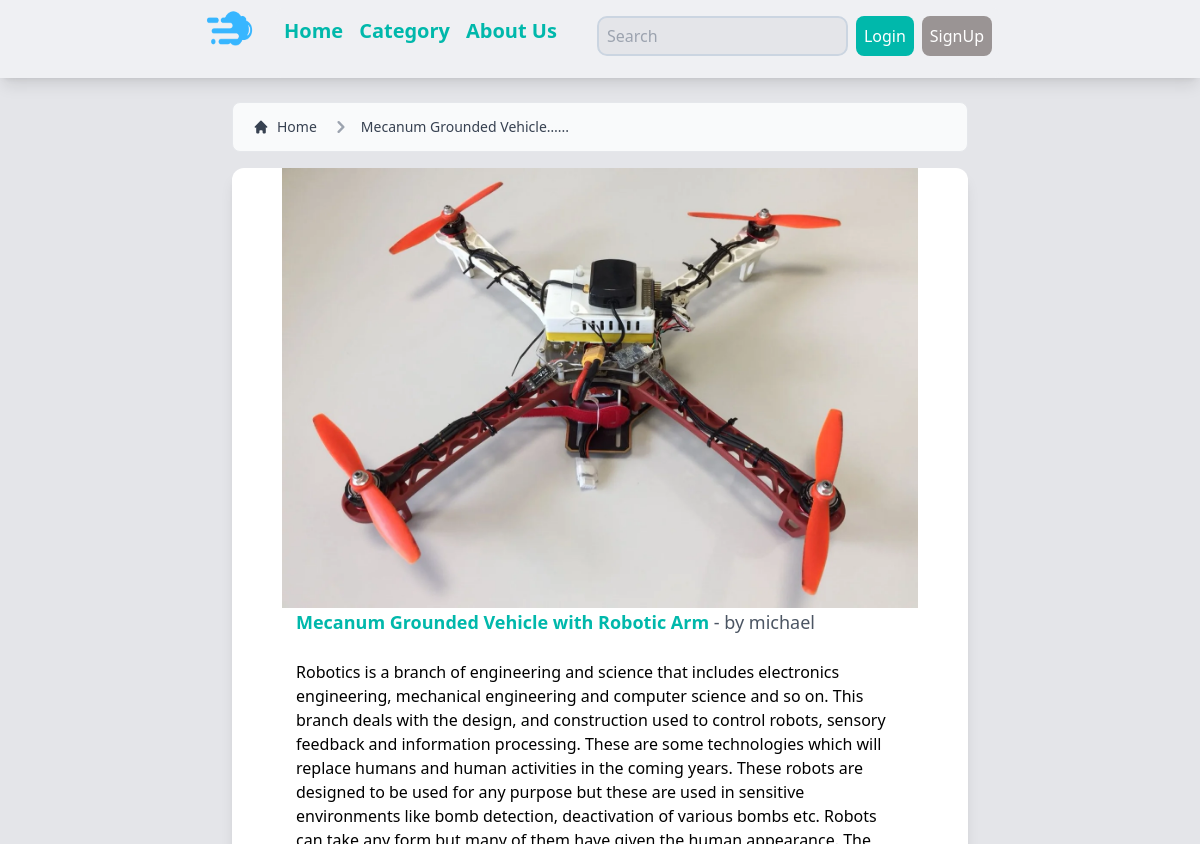
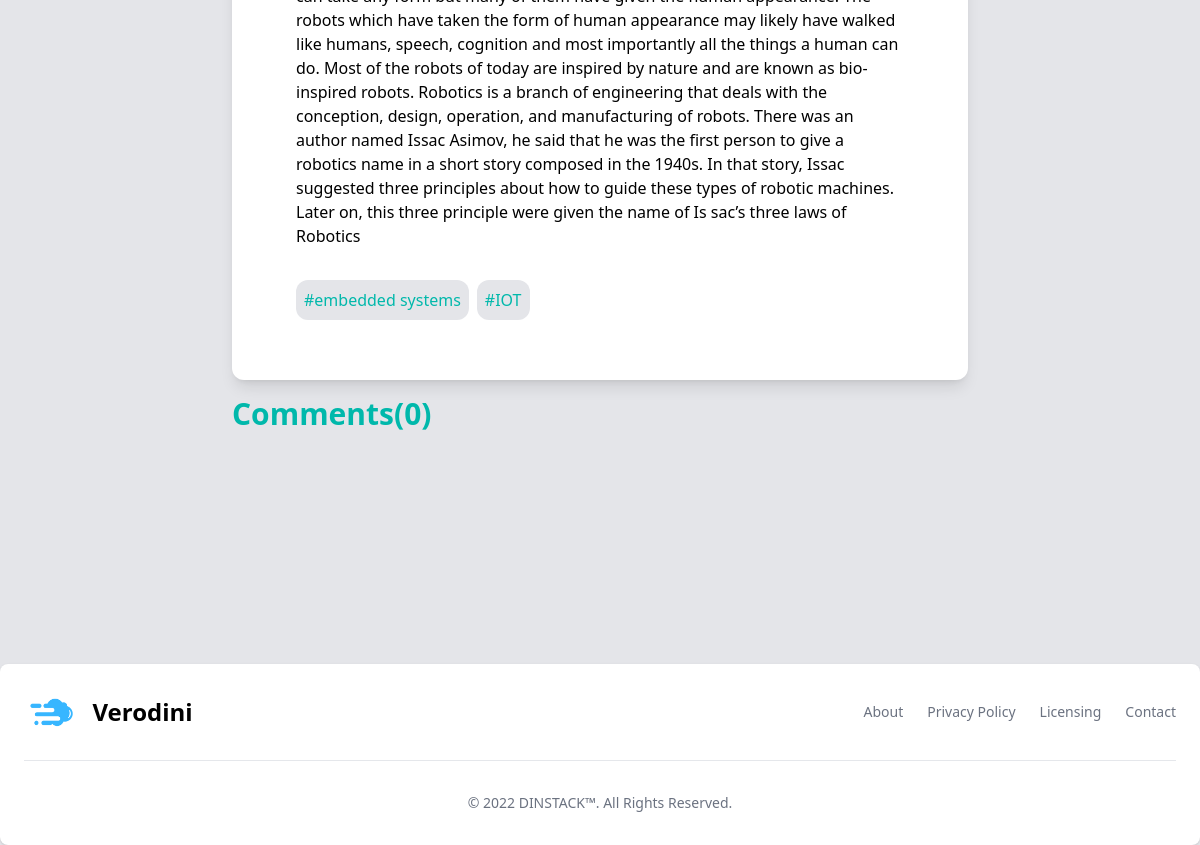
Page /postpage/1/ on the earlier database version (2 pictures, top to bottom).
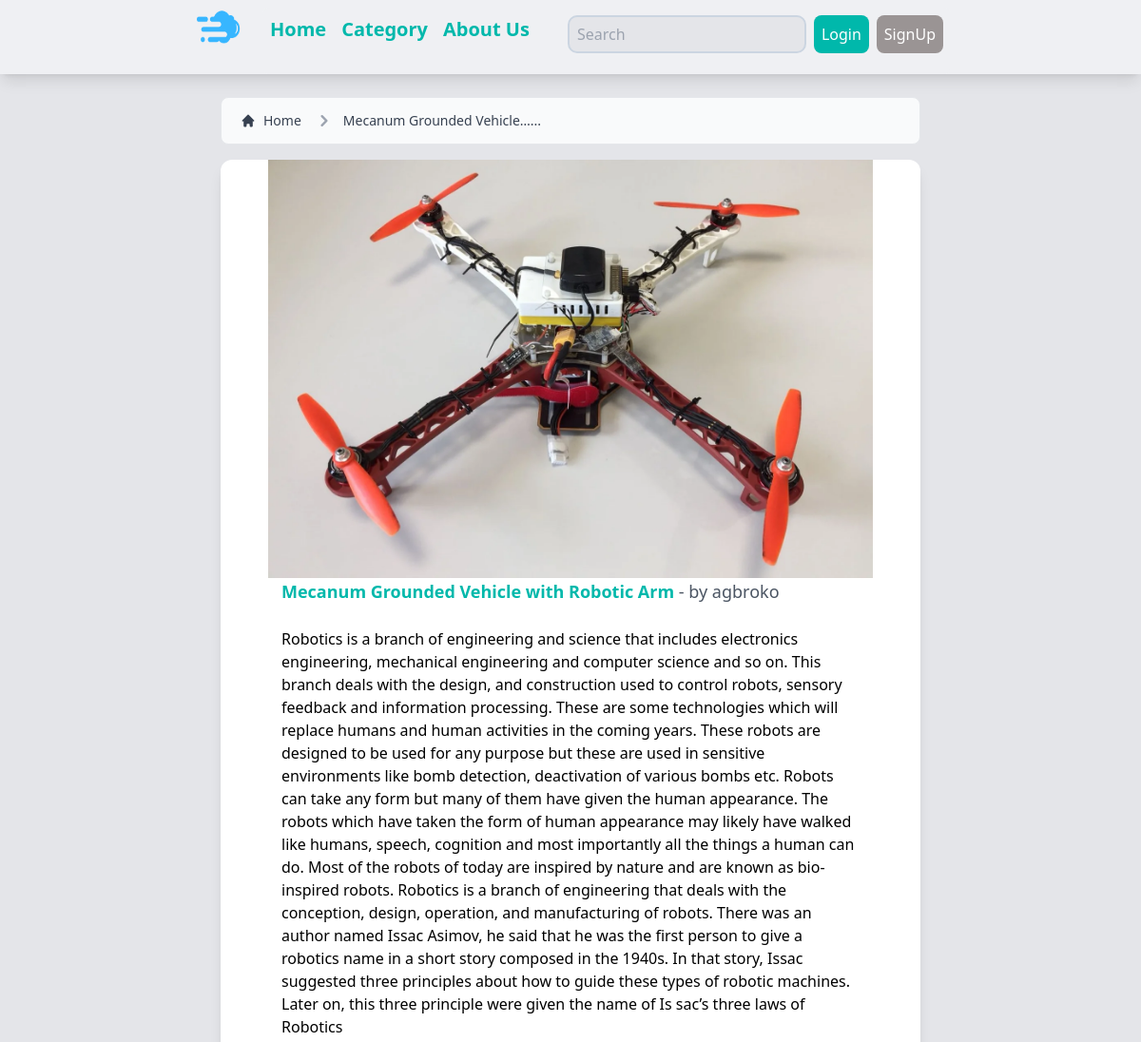
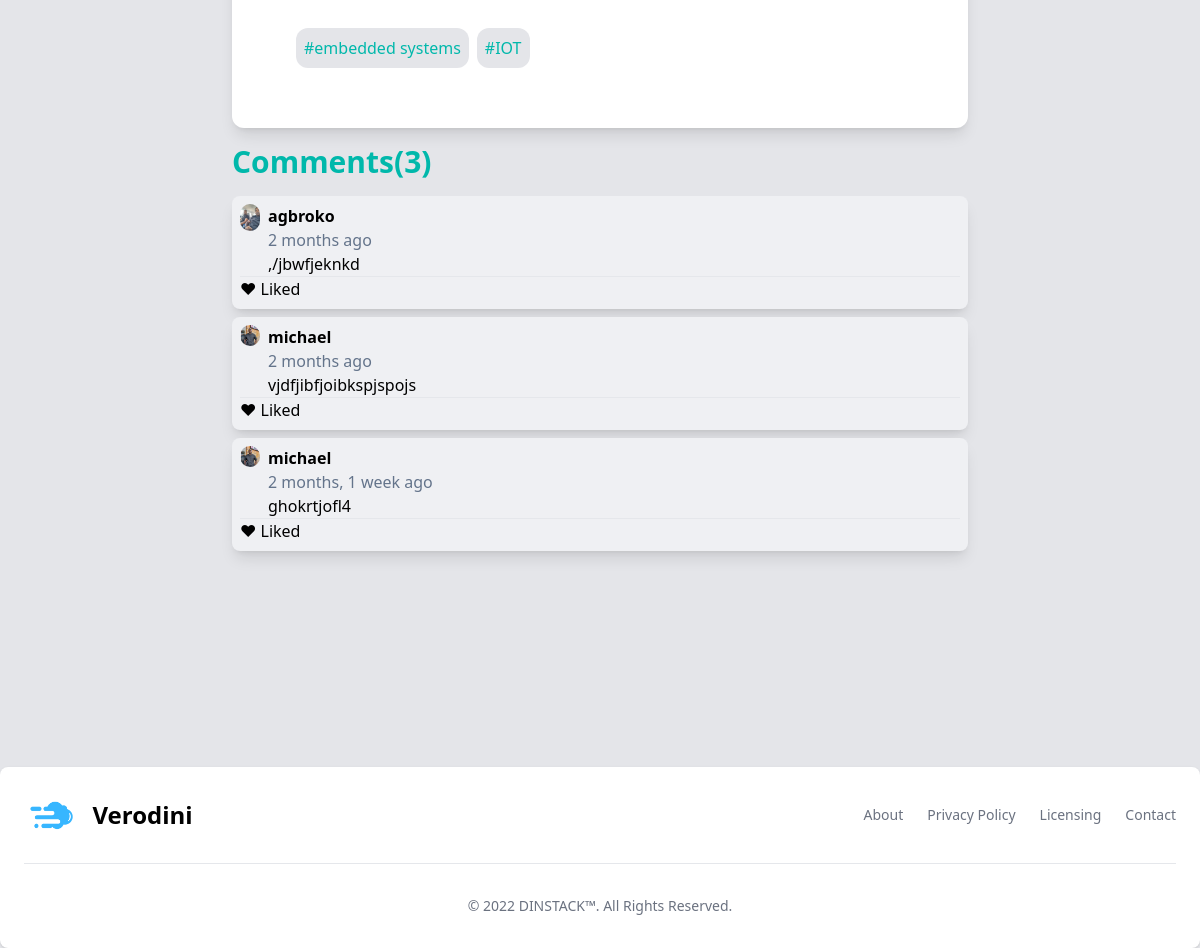
Same page on the later database version (2 pictures, top to bottom).
### base/models.py (models this page shows, shortened)
class Blogpost(models.Model):
    title = models.TextField(max_length=100, null=True, blank=True)
    author = models.ForeignKey(User, on_delete=models.CASCADE, null=True, blank=True)
    article = models.TextField(blank=True, null=True)
    tag = models.ManyToManyField(Tags, related_name='tags', blank=True)
    image = models.ImageField(null=True, default="placeholder.png")
    updated = models.DateTimeField(auto_now=True)
    created = models.DateTimeField(auto_now_add=True)

class User(AbstractUser):
    name = models.CharField(max_length=200, null=True)
    email = models.EmailField(unique=True, null=True)
    bio = models.TextField(null=True)
    avatar = models.ImageField(null=True, default="mike.png")
    USERNAME_FIELD = 'email'
    REQUIRED_FIELDS = []

class Tags(models.Model):
    name = models.CharField(null=True, blank=True, max_length=30)

class CommentChat(models.Model):
    user = models.ForeignKey(User, on_delete=models.SET_NULL, null=True)
    post = models.ForeignKey('Blogpost', on_delete=models.CASCADE, default='4')
    comment = models.TextField(max_length=100, blank=True, null=True)
    updated = models.DateTimeField(auto_now=True)
    created = models.DateTimeField(auto_now_add=True)

### base/views.py (the view, shortened to what this page needs)
# urls.py: path('postpage/<str:pk>/', views.postPage, name="postpage"),
def postPage(request, pk):
    post = Blogpost.objects.get(id=pk)
    author = User.objects.get(id=post.author.id)
    tags = post.tag.all()
    users = User.objects.all()
    post_comment = post.commentchat_set.all().order_by('-created')
    context = {'post': post, 'tags': tags, 'post_comment':post_comment, 'author':author}
    return render(request, 'base/postpage.html', context)

### base/Templates/base/postpage.html (shortened to what this page needs)
{% extends 'base/main.html' %} {% load static %}
{% block content %}
<nav
  class="flex px-5 py-3 mx-8 lg:mx-[232px] mt-6 text-gray-700 border border-gray-200 rounded-lg bg-gray-50 dark:bg-gray-800 dark:border-gray-700"
  aria-label="Breadcrumb"
>
  <ol class="inline-flex items-center space-x-1 md:space-x-3">
    <li class="inline-flex items-center">
      <a
        href="{% url 'home' %}"
        class="inline-flex items-center text-sm font-medium text-gray-700 hover:text-gray-900 dark:text-gray-400 dark:hover:text-white"
      >
        <svg
          class="w-4 h-4 mr-2"
          fill="currentColor"
          viewBox="0 0 20 20"
          xmlns="http://www.w3.org/2000/svg"
        >
          <path
            d="M10.707 2.293a1 1 0 00-1.414 0l-7 7a1 1 0 001.414 1.414L4 10.414V17a1 1 0 001 1h2a1 1 0 001-1v-2a1 1 0 011-1h2a1 1 0 011 1v2a1 1 0 001 1h2a1 1 0 001-1v-6.586l.293.293a1 1 0 001.414-1.414l-7-7z"
          ></path>
        </svg>
        Home
      </a>
    </li>
    <li>
      <div class="flex items-center">
        <svg
          class="w-6 h-6 text-gray-400"
          fill="currentColor"
          viewBox="0 0 20 20"
          xmlns="http://www.w3.org/2000/svg"
        >
          <path
            fill-rule="evenodd"
            d="M7.293 14.707a1 1 0 010-1.414L10.586 10 7.293 6.707a1 1 0 011.414-1.414l4 4a1 1 0 010 1.414l-4 4a1 1 0 01-1.414 0z"
            clip-rule="evenodd"
          ></path>
        </svg>
        <a
          href="#"
          class="ml-1 text-sm font-medium text-gray-700 hover:text-gray-900 md:ml-2 dark:text-gray-400 dark:hover:text-white"
          >{{post.title|truncatechars:25}}...</a
        >
      </div>
    </li>
  </ol>
</nav>
<section class="mx-8 my-4 px-2 lg:px-[200px]">
  <div class="bg-white rounded-xl shadow-lg pb-3">
    <img
      src="{{post.image.url}}"
      alt=""
      class="object-contain w-full h-[440px] rounded-xl"
    />
    <div class="px-2 md:px-16 mb-8">
      <div class="object-contain items-center justify-center">
        <h1 class="text-mainBlue text-lg font-semibold">
          {{post.title}}
          <span class="text-gray-600 font-normal">
            - by {{author.username}}</span
          >
        </h1>
      </div>
      <div class="mb-8 mt-6">
        <p>{{post.article}}</p>
      </div>
      <div class="flex flex-col md:flex-row gap-2">
        {% for tag in tags %}
        <span class="p-2 rounded-xl bg-lightGrey2 text-mainBlue mb-4">
          #{{tag.name}}
        </span>
        {% endfor %}
      </div>
    </div>
  </div>
  <div>
    <div class="my-4">
      <h2 class="text-3xl font-semibold text-mainBlue">
        Comments({{post_comment.count}})
      </h2>
    </div>
    <div class="flex flex-col gap-2">
      {% for comment in post_comment %}
      <div class="bg-lightGrey1 rounded-lg shadow-lg p-2">
        <div class="flex flex-row">
          <div class="rounded-full w-[20px] h-[20px]">
            <img
              src="{{comment.user.avatar.url}}"
              alt="picicon"
              class="object-contain rounded-full"
            />
          </div>
          <div class="ml-2">
            <h4 class="font-semibold">{{comment.user.username}}</h4>
            <p class="text-slate-500">{{comment.created|timesince}} ago</p>
            <p>{{comment.comment}}</p>
          </div>
        </div>
        <div>
          <hr class="bg-blue-500" />
          <div class="flex flex-row gap-2">
            <p>&#x2764; Liked</p>
          </div>
        </div>
      </div>
      {% endfor %}
    </div>
  </div>
</section>
{% endblock content %}

### base/Templates/base/main.html (shortened to what this page needs)
<!DOCTYPE html>
{% load static %}
<html lang="en">
  <head>
    <link rel="stylesheet" href="../../../static/css/vid.css" />
  </head>
  <body class="bg-lightGrey2 items-center justify-center">
    <nav
      class="bg-lightGrey1 flex flex-row justify-between w-full shadow-lg px-2 lg:px-[200px] pt-2"
    >
      <div class="w-[70px] h-[70px]">
        <img
          src="{% static 'assets/logo1.png' %}"
          alt=""
          class="w-[60px] h-[40px]"
        />
      </div>
      <div
        id="menu"
        class="hidden absolute flex md:left-0 top-14 right-2 justify-self-start rounded-lg bg-slate-300 md:bg-lightGrey1 md:relative md:mt-0 md:top-0 md:flex flex-col md:flex-row md:justify-between"
      >
        <ul class="flex flex-col md:flex-row justify-between mr-2 p-2">
          <a href="{% url 'home' %}"
            ><li class="text-mainBlue font-semibold text-[20px] mr-4">
              Home
            </li></a
          >
          <a href="{% url 'category' %}"
            ><li class="text-mainBlue font-semibold text-[20px] mr-4">
              Category
            </li></a
          >
          <a href="{% url 'about' %}"
            ><li class="text-mainBlue font-semibold text-[20px] mr-4">
              About Us
            </li></a
          >
        </ul>
        <div class="flex flex-col md:flex-row pt-0 pb-4 gap-2 px-2">
          <input
            type="text"
            name="search"
            placeholder="Search"
            id="search"
            class="bg-lightGrey2 border-2 mt-2 h-[40px] border-slate-300 rounded-[10px] p-2"
          />
          {% if request.user.is_authenticated %}
          <div class="p-2 flex md:flex-row flex-col gap-2">
            <a href="#profile">
              <div class="rounded-full w-[35px] h-[35px]">
                <img
                  src="{{user.avatar.url}}"
                  alt=""
                  class="object-contain rounded-full"
                />
              </div>
              <div>
                <p class="text-mainBlue font-semibold">{{user.username}}</p>
              </div></a
            >
            <a
              href="{% url 'logout' %}"
              class="bg-red-600 rounded-lg text-white p-2 h-[40px]"
              >logout</a
            >
          </div>
          {% else %}
          <a
            href="{% url 'login' %}"
            class="bg-mainBlue rounded-lg text-white p-2 mt-2 h-[40px]"
            >Login</a
          >
          <a
            href="{% url 'signup' %}"
            class="bg-darkGrey rounded-lg text-white p-2 mt-2 h-[40px]"
            >SignUp</a
          >
          {% endif %}
        </div>
      </div>
    </nav>
     {% block content %} {% endblock content %}
    <div class="h-[200px]"></div>
    <footer
      class="p-4 bg-white mb-0 rounded-lg shadow md:px-6 md:py-8 dark:bg-gray-900"
    >
      <div class="sm:flex sm:items-center sm:justify-between">
        <a href="https://flowbite.com/" class="flex items-center mb-4 sm:mb-0">
          <img
            src="{% static 'assets/logo1.png' %}"
            class="mr-3 h-8"
            alt="Flowbite Logo"
          />
          <span
            class="self-center text-2xl font-semibold whitespace-nowrap dark:text-white"
            >Verodini</span
          >
        </a>
        <ul
          class="flex flex-wrap items-center mb-6 text-sm text-gray-500 sm:mb-0 dark:text-gray-400"
        >
          <li>
            <a href="{% url 'about' %}" class="mr-4 hover:underline md:mr-6"
              >About</a
            >
          </li>
          <li>
            <a href="#" class="mr-4 hover:underline md:mr-6">Privacy Policy</a>
          </li>
          <li>
            <a href="#" class="mr-4 hover:underline md:mr-6">Licensing</a>
          </li>
          <li>
            <a href="#" class="hover:underline">Contact</a>
          </li>
        </ul>
      </div>
      <hr
        class="my-6 border-gray-200 sm:mx-auto dark:border-gray-700 lg:my-8"
      />
      <span
        class="block text-sm text-gray-500 sm:text-center dark:text-gray-400"
        >© 2022
        <a href="https://DINSTACK.com/" class="hover:underline">DINSTACK™</a>.
        All Rights Reserved.
      </span>
    </footer>
  </body>
</html>

Differences in the rows shown:
no longer on this page (row edited): User: username "michael"
added User: username "agbroko"
added CommentChat: user.avatar (picture), user.username "agbroko", created "2 months", comment ",/jbwfjeknkd"
added CommentChat: user.avatar (picture), user.username "michael", created "2 months", comment "vjdfjibfjoibkspjspojs"
added CommentChat: user.avatar (picture), user.username "michael", created "2 months, 1 week", comment "ghokrtjofl4"
Other differences:
{{ post_comment.count }}: "0" → "3"
